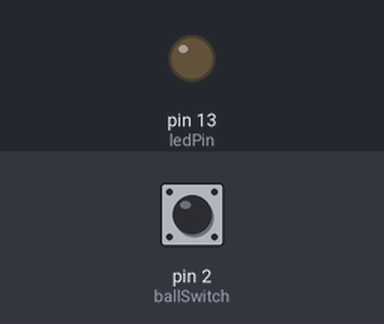
Bench run of a sketch on a simulated Arduino Uno, built with avr-gcc and run on an emulated ATmega328P. Shown: output pins drawn as LEDs (lit = HIGH). The inputs (shaded band) are chosen by the test bench; at power-on: pin 2 (ballSwitch) HIGH.

Above: at 1.2 s.
1.3 s: pin 2 (ballSwitch) pulled LOW for 0.15 s
At 1.37 s:
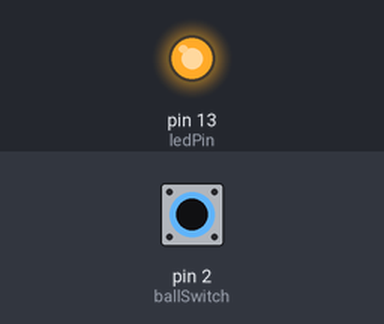
2.9 s: pin 2 (ballSwitch) pulled LOW for 3.2 s
At 6.8 s:
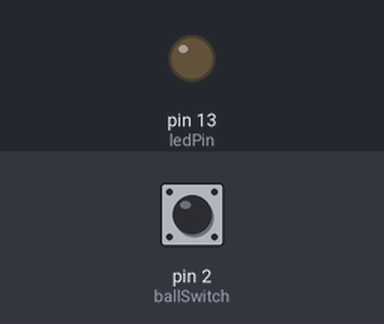
Timing chart, 0 to 8.3 s (numbered marks = the images above; inputs shaded):
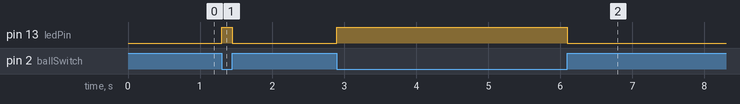

The sketch:

ballSwitchLED.ino
```cpp
//www.elegoo.com
//2016.12.08
/*****************************************/
const int ledPin = 13;//the led attach to
const int ballSwitch = 2;

void setup()
{
  pinMode(ledPin,OUTPUT);//initialize the ledPin as an output
  pinMode(ballSwitch,INPUT);
  digitalWrite(ballSwitch, HIGH);
}
/******************************************/
void loop()
{
  int digitalVal = digitalRead(ballSwitch);

  if(digitalVal == LOW)
  {
    digitalWrite(ledPin,HIGH);
  }
  else
  {
    digitalWrite(ledPin,LOW);
  }
}
/**********************************************/
```

Measured:
- after the input at 1.3 s, pin 13 (ledPin): LOW → HIGH at once, → LOW 0.15 s later
- after the input at 2.9 s, pin 13 (ledPin): LOW → HIGH at once, → LOW 3.2 s later
